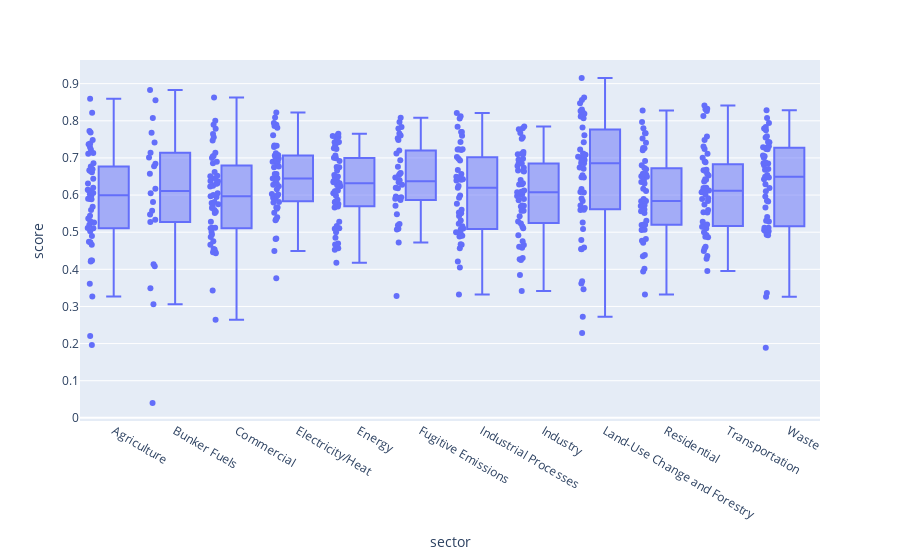

Notebook cell for this chart:
### Code cell
# Box Plot of scores by sector
fig = px.box(score_df, y="score", x="sector", points='all')
fig.show()

### Figure 1 — Plotly figure (JSON) as saved in the notebook; plotly's stock layout.template omitted (floating-point values rounded to 4 significant figures; data arrays with more than 128 entries replaced by an {"elided": "..."} marker saying what was removed)
{"data": [{"alignmentgroup": "True", "boxpoints": "all", "hovertemplate": "sector=%{x}<br>score=%{y}<extra></extra>", "legendgroup": "", "marker": {"color": "#636efa"}, "name": "", "notched": false, "offsetgroup": "", "orientation": "v", "showlegend": false, "type": "box", "x": {"elided": "565 str values"}, "x0": " ", "xaxis": "x", "y": {"elided": "565 float values"}, "y0": " ", "yaxis": "y"}], "layout": {"boxmode": "group", "legend": {"tracegroupgap": 0}, "margin": {"t": 60}, "xaxis": {"anchor": "y", "domain": [0, 1], "title": {"text": "sector"}}, "yaxis": {"anchor": "x", "domain": [0, 1], "title": {"text": "score"}}}}
